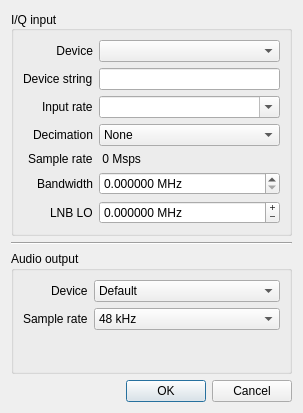
<?xml version="1.0" encoding="UTF-8"?>
<ui version="4.0">
 <class>CIoConfig</class>
 <widget class="QDialog" name="CIoConfig">
  <property name="geometry">
   <rect>
    <x>0</x>
    <y>0</y>
    <width>303</width>
    <height>413</height>
   </rect>
  </property>
  <property name="windowTitle">
   <string>Configure I/O devices</string>
  </property>
  <property name="windowIcon">
   <iconset resource="../../resources/icons.qrc">
    <normaloff>:/icons/icons/flash.svg</normaloff>:/icons/icons/flash.svg</iconset>
  </property>
  <layout class="QVBoxLayout" name="verticalLayout">
   <item>
    <widget class="QGroupBox" name="groupBoxInput">
     <property name="font">
      <font>
       <weight>50</weight>
       <bold>false</bold>
      </font>
     </property>
     <property name="title">
      <string>I/Q input</string>
     </property>
     <property name="alignment">
      <set>Qt::AlignLeading|Qt::AlignLeft|Qt::AlignVCenter</set>
     </property>
     <property name="flat">
      <bool>false</bool>
     </property>
     <layout class="QFormLayout" name="formLayout">
      <property name="fieldGrowthPolicy">
       <enum>QFormLayout::AllNonFixedFieldsGrow</enum>
      </property>
      <property name="labelAlignment">
       <set>Qt::AlignRight|Qt::AlignTrailing|Qt::AlignVCenter</set>
      </property>
      <item row="0" column="0">
       <widget class="QLabel" name="inDevLabel1">
        <property name="sizePolicy">
         <sizepolicy hsizetype="Preferred" vsizetype="Preferred">
          <horstretch>0</horstretch>
          <verstretch>0</verstretch>
         </sizepolicy>
        </property>
        <property name="text">
         <string>Device</string>
        </property>
        <property name="alignment">
         <set>Qt::AlignRight|Qt::AlignTrailing|Qt::AlignVCenter</set>
        </property>
       </widget>
      </item>
      <item row="0" column="1">
       <widget class="QComboBox" name="inDevCombo">
        <property name="enabled">
         <bool>true</bool>
        </property>
        <property name="toolTip">
         <string>Select an input device</string>
        </property>
        <property name="sizeAdjustPolicy">
         <enum>QComboBox::AdjustToMinimumContentsLength</enum>
        </property>
        <property name="minimumContentsLength">
         <number>15</number>
        </property>
       </widget>
      </item>
      <item row="1" column="0">
       <widget class="QLabel" name="inDevLabel2">
        <property name="toolTip">
         <string>Device arguments</string>
        </property>
        <property name="text">
         <string>Device string</string>
        </property>
       </widget>
      </item>
      <item row="2" column="0">
       <widget class="QLabel" name="inSrLabel">
        <property name="text">
         <string>Input rate</string>
        </property>
       </widget>
      </item>
      <item row="2" column="1">
       <widget class="QComboBox" name="inSrCombo">
        <property name="toolTip">
         <string>Select the sample rate of the input source</string>
        </property>
        <property name="editable">
         <bool>true</bool>
        </property>
       </widget>
      </item>
      <item row="6" column="0">
       <widget class="QLabel" name="loLabel">
        <property name="toolTip">
         <string>LNB LO frequency. Use negative frequency for upconverters.</string>
        </property>
        <property name="text">
         <string>LNB LO</string>
        </property>
       </widget>
      </item>
      <item row="6" column="1">
       <widget class="QDoubleSpinBox" name="loSpinBox">
        <property name="toolTip">
         <string>LNB LO frequency. Use negative frequency for upconverters.</string>
        </property>
        <property name="buttonSymbols">
         <enum>QAbstractSpinBox::PlusMinus</enum>
        </property>
        <property name="suffix">
         <string> MHz</string>
        </property>
        <property name="decimals">
         <number>6</number>
        </property>
        <property name="minimum">
         <double>-500000.000000000000000</double>
        </property>
        <property name="maximum">
         <double>500000.000000000000000</double>
        </property>
       </widget>
      </item>
      <item row="1" column="1">
       <widget class="QLineEdit" name="inDevEdit">
        <property name="toolTip">
         <string>&lt;html&gt;&lt;head/&gt;&lt;body&gt;&lt;p&gt;The device argument is a delimited string used to locate devices on your system. Use the device id or name (if applicable) to specify a certain device or list of devices. If left blank, the first device found will be used.&lt;/p&gt;&lt;p&gt;Examples (some arguments may be optional):&lt;/p&gt;&lt;p&gt;fcd=0&lt;br/&gt;rtl=0&lt;br/&gt;rtl=0,rtl_xtal=28.80001e6,tuner_xtal=26e6,buffers=64 ...&lt;br/&gt;rtl_tcp=127.0.0.1:1234,psize=16384&lt;br/&gt;plutosdr,uri=usb:6.36.5&lt;br/&gt;file=/path/to/file.ext,freq=428e6,rate=1e6,repeat=true,throttle=true ... &lt;/p&gt;&lt;p&gt;You can test the device strings in gnuradio-companion.&lt;/p&gt;&lt;/body&gt;&lt;/html&gt;</string>
        </property>
        <property name="text">
         <string/>
        </property>
       </widget>
      </item>
      <item row="5" column="1">
       <widget class="QDoubleSpinBox" name="bwSpinBox">
        <property name="toolTip">
         <string>Analog bandwidth (leave at 0 for default)</string>
        </property>
        <property name="suffix">
         <string> MHz</string>
        </property>
        <property name="decimals">
         <number>6</number>
        </property>
        <property name="maximum">
         <double>100.000000000000000</double>
        </property>
        <property name="singleStep">
         <double>0.100000000000000</double>
        </property>
       </widget>
      </item>
      <item row="5" column="0">
       <widget class="QLabel" name="bwLabel">
        <property name="toolTip">
         <string>Analog bandwidth (leave at 0 for default)</string>
        </property>
        <property name="text">
         <string>Bandwidth</string>
        </property>
       </widget>
      </item>
      <item row="3" column="0">
       <widget class="QLabel" name="label">
        <property name="text">
         <string>Decimation</string>
        </property>
       </widget>
      </item>
      <item row="3" column="1">
       <widget class="QComboBox" name="decimCombo">
        <property name="toolTip">
         <string>Input decimation</string>
        </property>
        <item>
         <property name="text">
          <string>None</string>
         </property>
        </item>
        <item>
         <property name="text">
          <string>2</string>
         </property>
        </item>
        <item>
         <property name="text">
          <string>4</string>
         </property>
        </item>
        <item>
         <property name="text">
          <string>8</string>
         </property>
        </item>
        <item>
         <property name="text">
          <string>16</string>
         </property>
        </item>
        <item>
         <property name="text">
          <string>32</string>
         </property>
        </item>
        <item>
         <property name="text">
          <string>64</string>
         </property>
        </item>
        <item>
         <property name="text">
          <string>128</string>
         </property>
        </item>
        <item>
         <property name="text">
          <string>256</string>
         </property>
        </item>
        <item>
         <property name="text">
          <string>512</string>
         </property>
        </item>
       </widget>
      </item>
      <item row="4" column="0">
       <widget class="QLabel" name="label_2">
        <property name="text">
         <string>Sample rate</string>
        </property>
       </widget>
      </item>
      <item row="4" column="1">
       <widget class="QLabel" name="sampRateLabel">
        <property name="font">
         <font>
          <weight>50</weight>
          <bold>false</bold>
         </font>
        </property>
        <property name="toolTip">
         <string>The sample rate after decimation</string>
        </property>
        <property name="text">
         <string> 0 Msps</string>
        </property>
       </widget>
      </item>
     </layout>
    </widget>
   </item>
   <item>
    <widget class="Line" name="line">
     <property name="orientation">
      <enum>Qt::Horizontal</enum>
     </property>
    </widget>
   </item>
   <item>
    <widget class="QGroupBox" name="groupBoxOutput">
     <property name="title">
      <string>Audio output</string>
     </property>
     <layout class="QFormLayout" name="formLayout_2">
      <property name="fieldGrowthPolicy">
       <enum>QFormLayout::AllNonFixedFieldsGrow</enum>
      </property>
      <property name="labelAlignment">
       <set>Qt::AlignRight|Qt::AlignTrailing|Qt::AlignVCenter</set>
      </property>
      <item row="0" column="0">
       <widget class="QLabel" name="outDevLabel">
        <property name="text">
         <string>Device</string>
        </property>
       </widget>
      </item>
      <item row="0" column="1">
       <widget class="QComboBox" name="outDevCombo">
        <property name="toolTip">
         <string>Select which device to use for audio output.
Leave it at default unless you know what you are doing.</string>
        </property>
        <property name="sizeAdjustPolicy">
         <enum>QComboBox::AdjustToMinimumContentsLength</enum>
        </property>
        <property name="minimumContentsLength">
         <number>15</number>
        </property>
        <item>
         <property name="text">
          <string>Default</string>
         </property>
        </item>
       </widget>
      </item>
      <item row="1" column="0">
       <widget class="QLabel" name="outSrLabel">
        <property name="text">
         <string>Sample rate</string>
        </property>
       </widget>
      </item>
      <item row="1" column="1">
       <widget class="QComboBox" name="outSrCombo">
        <property name="toolTip">
         <string>Select the audio sample rate</string>
        </property>
        <item>
         <property name="text">
          <string>48 kHz</string>
         </property>
        </item>
       </widget>
      </item>
     </layout>
    </widget>
   </item>
   <item>
    <widget class="QDialogButtonBox" name="buttonBox">
     <property name="orientation">
      <enum>Qt::Horizontal</enum>
     </property>
     <property name="standardButtons">
      <set>QDialogButtonBox::Cancel|QDialogButtonBox::Ok</set>
     </property>
    </widget>
   </item>
  </layout>
 </widget>
 <tabstops>
  <tabstop>inDevCombo</tabstop>
  <tabstop>inDevEdit</tabstop>
  <tabstop>inSrCombo</tabstop>
  <tabstop>decimCombo</tabstop>
  <tabstop>bwSpinBox</tabstop>
  <tabstop>loSpinBox</tabstop>
  <tabstop>outDevCombo</tabstop>
  <tabstop>outSrCombo</tabstop>
 </tabstops>
 <resources>
  <include location="../../resources/icons.qrc"/>
 </resources>
 <connections>
  <connection>
   <sender>buttonBox</sender>
   <signal>accepted()</signal>
   <receiver>CIoConfig</receiver>
   <slot>accept()</slot>
   <hints>
    <hint type="sourcelabel">
     <x>248</x>
     <y>254</y>
    </hint>
    <hint type="destinationlabel">
     <x>157</x>
     <y>274</y>
    </hint>
   </hints>
  </connection>
  <connection>
   <sender>buttonBox</sender>
   <signal>rejected()</signal>
   <receiver>CIoConfig</receiver>
   <slot>reject()</slot>
   <hints>
    <hint type="sourcelabel">
     <x>316</x>
     <y>260</y>
    </hint>
    <hint type="destinationlabel">
     <x>286</x>
     <y>274</y>
    </hint>
   </hints>
  </connection>
 </connections>
</ui>
